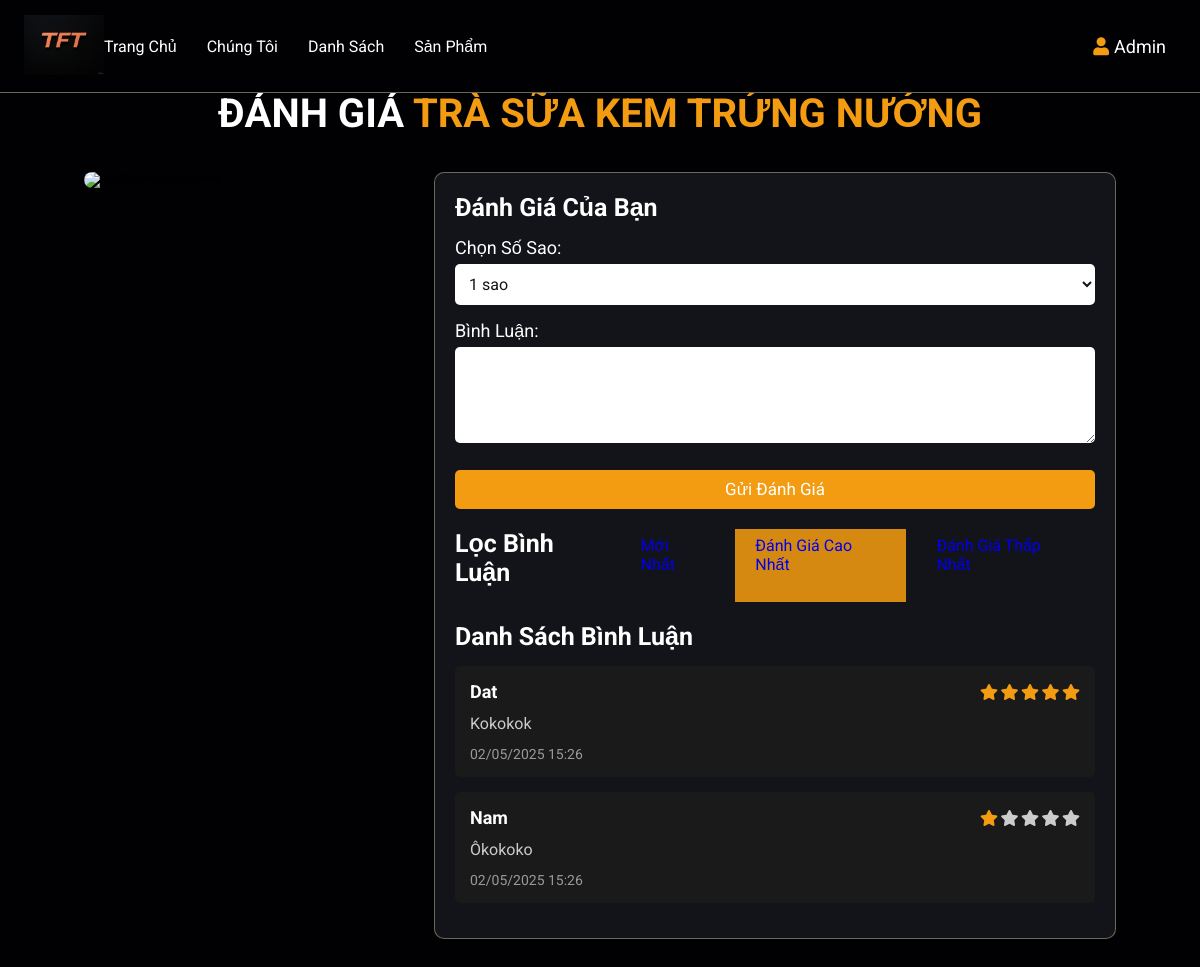
Screenshot of /đánh giá/review.php?item=Trà+sữa+kem+trứng+nướng&image=images/product-1.png&sort=highest (signed in) with the database file from the repository.
### tables this page shows
CREATE TABLE `reviews` (
  `id` int(11) NOT NULL,
  `username` varchar(50) NOT NULL,
  `item` varchar(100) NOT NULL,
  `rating` int(11) NOT NULL,
  `comment` text NOT NULL,
  `created_at` timestamp NOT NULL DEFAULT current_timestamp(),
  `product_id` int(11) DEFAULT NULL,
  `user_id` int(11) DEFAULT NULL
);

CREATE TABLE `users` (
  `id` int(11) NOT NULL,
  `username` varchar(50) NOT NULL,
  `password` varchar(255) NOT NULL,
  `created_at` timestamp NOT NULL DEFAULT current_timestamp(),
  `role` enum('user','admin') DEFAULT 'user'
);

### đánh giá/review.php (the view, shortened to what this page needs)
<?php
$host = 'localhost';
$username = 'root';
$password = '';
$dbname = 'milkteashop';
$conn = new mysqli($host, $username, $password, $dbname);
$item = isset($_GET['item']) ? $_GET['item'] : '';
$image = isset($_GET['image']) ? $_GET['image'] : '';
$sql_product = "SELECT id FROM products WHERE name = ?";
$stmt_product = $conn->prepare($sql_product);
$stmt_product->bind_param("s", $item);
$stmt_product->execute();
$result_product = $stmt_product->get_result();
if ($result_product->num_rows > 0) {
    $product = $result_product->fetch_assoc();
    $product_id = $product['id'];
} else {
    die("Sản phẩm không tồn tại trong cơ sở dữ liệu.");
}
$sort = isset($_GET['sort']) ? $_GET['sort'] : 'newest';
$allowed_sorts = [
    'newest' => 'created_at DESC',
    'highest' => 'rating DESC',
    'lowest' => 'rating ASC'
];
$order_by = isset($allowed_sorts[$sort]) ? $allowed_sorts[$sort] : $allowed_sorts['newest'];
$sql = "SELECT reviews.*, users.username
        FROM reviews
        LEFT JOIN users ON reviews.user_id = users.id
        WHERE reviews.product_id = ?
        ORDER BY $order_by";
$stmt = $conn->prepare($sql);
$stmt->bind_param("i", $product_id);
$stmt->execute();
$result = $stmt->get_result();
$reviews = [];
while ($row = $result->fetch_assoc()) {
    $reviews[] = $row;
}
?>
<!DOCTYPE html>
<html lang="en">
<head>
    <link rel="stylesheet" href="https://cdnjs.cloudflare.com/ajax/libs/font-awesome/5.15.4/css/all.min.css">
    <link rel="stylesheet" href="review.css">
</head>
<body>
    <header class="header">
        <a href="../index.php" class="logo">
            <img src="../images/logo.jpg" alt="Logo Trà Sữa TFT">
        </a>
        <nav class="navbar">
            <div class="nav-left">
                <a href="../index.php#home">Trang chủ</a>
                <a href="../index.php#about">Chúng tôi</a>
                <a href="../index.php#menu">Danh sách</a>
                <a href="../index.php#products">Sản phẩm</a>
            </div>
            <div class="nav-right">
                <?php
                if (isset($_SESSION['username'])) {
                    echo '<div class="user-dropdown">';
                    echo '<a href="#" class="username"><i class="fas fa-user"></i> ' . htmlspecialchars($_SESSION['username']) . '</a>';
                    echo '</div>';
                } else {
                    echo '<a href="../user/dangnhap.php">Đăng nhập</a>';
                    echo '<a href="../user/dangky.php">Đăng ký</a>';
                }
                ?>
            </div>
        </nav>
    </header>
    <section class="review-section">
        <h1 class="heading">Đánh giá <span><?php echo htmlspecialchars($item); ?></span></h1>
        <div class="review-container">
            <div class="product-image">
                <img src="../<?php echo htmlspecialchars($image); ?>" alt="<?php echo htmlspecialchars($item); ?>">
            </div>
            <div class="review-content">
                <div class="review-form">
                    <h3>Đánh giá của bạn</h3>
                    <form action="" method="POST">
                        <div class="rating">
                            <label>Chọn số sao:</label>
                            <select name="rating" required>
                                <option value="1">1 sao</option>
                            </select>
                        </div>
                        <div class="comment">
                            <label>Bình luận:</label>
                            <textarea name="comment" rows="4" required></textarea>
                        </div>
                        <button type="submit" name="submit_review" class="btn">Gửi đánh giá</button>
                    </form>
                </div>
                <div class="filter">
                    <h3>Lọc bình luận</h3>
                    <a href="review.php?item=<?php echo urlencode($item); ?>&image=<?php echo urlencode($image); ?>&sort=newest" class="btn <?php echo $sort == 'newest' ? 'active' : ''; ?>">Mới nhất</a>
                    <a href="review.php?item=<?php echo urlencode($item); ?>&image=<?php echo urlencode($image); ?>&sort=highest" class="btn <?php echo $sort == 'highest' ? 'active' : ''; ?>">Đánh giá cao nhất</a>
                    <a href="review.php?item=<?php echo urlencode($item); ?>&image=<?php echo urlencode($image); ?>&sort=lowest" class="btn <?php echo $sort == 'lowest' ? 'active' : ''; ?>">Đánh giá thấp nhất</a>
                </div>
                <div class="review-list">
                    <h3>Danh sách bình luận</h3>
                    <?php if (count($reviews) > 0) { ?>
                        <?php foreach ($reviews as $review) { ?>
                            <div class="review-item">
                                <div class="review-header">
                                    <span class="username"><?php echo htmlspecialchars($review['username']); ?></span>
                                    <span class="rating">
                                        <?php for ($i = 1; $i <= 5; $i++) { ?>
                                            <i class="fas fa-star <?php echo $i <= $review['rating'] ? 'filled' : ''; ?>"></i>
                                        <?php } ?>
                                    </span>
                                </div>
                                <p class="comment"><?php echo htmlspecialchars($review['comment']); ?></p>
                                <span class="date"><?php echo date('d/m/Y H:i', strtotime($review['created_at'])); ?></span>
                            </div>
                        <?php } ?>
                    <?php } else { ?>
                        <p class="empty">Chưa có bình luận nào cho sản phẩm này.</p>
                    <?php } ?>
                </div>
            </div>
        </div>
    </section>
</body>
</html>

### đánh giá/review.css (style rules this page uses)
:root { --main-color: #f39c12; --black: #13131a; --bg: #010103; --border: .1rem solid rgba(113, 113, 99, 0.916); }
* { font-family: 'Roboto', sans-serif; margin: 0; padding: 0; box-sizing: border-box; outline: none; border: none; text-decoration: none; text-transform: capitalize; transition: .2s linear; }
html { font-size: 62.5%; overflow-x: hidden; scroll-padding-top: 9rem; scroll-behavior: smooth; }
body { background: var(--bg); }
.header { background: var(--bg); display: flex !important; align-items: center !important; justify-content: space-between !important; padding: 1.5rem 2%; border-bottom: var(--border); position: fixed; top: 0; left: 0; right: 0; z-index: 1000; }
.header .logo img { height: 6rem; margin-left: 0; }
.header .navbar { display: flex !important; align-items: center !important; justify-content: space-between !important; width: 100%; margin: 0 !important; padding: 0 !important; }
.header .navbar .nav-left { display: flex !important; align-items: center !important; gap: 2rem !important; margin-right: auto; white-space: nowrap; }
.header .navbar .nav-right { display: flex !important; align-items: center !important; margin-left: auto; white-space: nowrap; }
.header .navbar a { font-size: 1.6rem; color: #fff; display: inline-block !important; margin-right: 10px; }
.header .navbar .nav-right .username { font-size: 1.8rem; color: #fff; display: flex !important; align-items: center !important; }
.header .navbar .nav-right .username i { margin-right: 0.5rem; color: var(--main-color); }
.user-dropdown { position: relative; display: inline-block; }
.review-section { padding: 9rem 7%; background: var(--bg); min-height: 100vh; }
.review-section .heading { text-align: center; padding-bottom: 3.5rem; color: #fff; text-transform: uppercase; font-size: 4rem; }
.review-section .heading span { color: var(--main-color); text-transform: uppercase; }
.review-container { display: flex; gap: 3rem; max-width: 1200px; margin: 0 auto; }
.product-image { flex: 1; max-width: 40rem; }
.product-image img { width: 100%; height: 40rem; object-fit: cover; border-radius: 1rem; }
.review-content { flex: 2; background: var(--black); padding: 2rem; border-radius: 1rem; border: var(--border); }
.review-form h3, .review-list h3, .filter h3 { font-size: 2.5rem; color: #fff; margin-bottom: 1.5rem; }
.review-form form { display: flex; flex-direction: column; gap: 1.5rem; }
.review-form .rating label, .review-form .comment label { font-size: 1.8rem; color: #fff; margin-bottom: 0.5rem; display: block; }
.review-form .rating select, .review-form .comment textarea { width: 100%; padding: 1rem; font-size: 1.6rem; color: var(--black); background: #fff; border-radius: 0.5rem; text-transform: none; }
.review-form .comment textarea { resize: vertical; }
.review-form .btn { margin-top: 1rem; display: inline-block; padding: .9rem 3rem; font-size: 1.7rem; color: #fff; background: var(--main-color); cursor: pointer; border-radius: 0.5rem; }
.filter { margin: 2rem 0; display: flex; gap: 1rem; }
.filter .btn { padding: .7rem 2rem; font-size: 1.6rem; }
.filter .btn.active { background: #d68910; }
.review-item { background: #1a1a1a; padding: 1.5rem; border-radius: 0.5rem; margin-bottom: 1.5rem; }
.review-item .review-header { display: flex; justify-content: space-between; align-items: center; margin-bottom: 1rem; }
.review-item .username { font-size: 1.8rem; color: #fff; font-weight: bold; }
.review-item .rating .fas { font-size: 1.6rem; color: #ccc; }
.review-item .rating .fas.filled { color: var(--main-color); }
.review-item .comment { font-size: 1.6rem; color: #ccc; line-height: 1.5; }
.review-item .date { font-size: 1.4rem; color: #999; display: block; margin-top: 1rem; }

### rows the page displays
reviews: user.username "Dat", rating 5 (drawn), comment "Kokokok", created_at "02/05/2025 15:26"
reviews: user.username "Nam", rating 1 (drawn), comment "Ôkokoko", created_at "02/05/2025 15:26"

### other values shown
$_SESSION['username'] "Admin"
$item "TRÀ SỮA KEM TRỨNG NƯỚNG"
